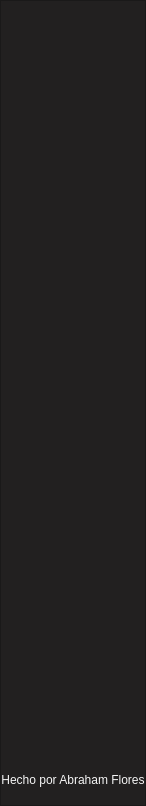
        <widget class="QFrame" name="frame_menu_desplegable">
         <property name="minimumSize">
          <size>
           <width>0</width>
           <height>0</height>
          </size>
         </property>
         <property name="maximumSize">
          <size>
           <width>0</width>
           <height>16777215</height>
          </size>
         </property>
         <property name="styleSheet">
          <string notr="true">QFrame{
	background-color: rgb(34, 32, 32);
}
</string>
         </property>
         <property name="frameShape">
          <enum>QFrame::StyledPanel</enum>
         </property>
         <property name="frameShadow">
          <enum>QFrame::Raised</enum>
         </property>
         <layout class="QVBoxLayout" name="verticalLayout_3">
          <property name="spacing">
           <number>40</number>
          </property>
          <property name="leftMargin">
           <number>0</number>
          </property>
          <property name="topMargin">
           <number>0</number>
          </property>
          <property name="rightMargin">
           <number>0</number>
          </property>
          <property name="bottomMargin">
           <number>0</number>
          </property>
          <item>
           <spacer name="verticalSpacer_14">
            <property name="orientation">
             <enum>Qt::Vertical</enum>
            </property>
            <property name="sizeHint" stdset="0">
             <size>
              <width>20</width>
              <height>80</height>
             </size>
            </property>
           </spacer>
          </item>
          <item>
           <widget class="QPushButton" name="pushButton_3">
            <property name="minimumSize">
             <size>
              <width>70</width>
              <height>65</height>
             </size>
            </property>
            <property name="maximumSize">
             <size>
              <width>16777215</width>
              <height>40</height>
             </size>
            </property>
            <property name="cursor">
             <cursorShape>PointingHandCursor</cursorShape>
            </property>
            <property name="styleSheet">
             <string notr="true">QPushButton{
	
	background-color: rgb(34, 32, 32);
	border: 0px;
	image: url(:/iconos/home2.png);
	
}
QPushButton:hover{
	background-color: rgb(34, 32, 32);
	border: 10px;
	
	image: url(:/iconos/home.png);
}

</string>
            </property>
            <property name="text">
             <string/>
            </property>
           </widget>
          </item>
          <item>
           <widget class="QPushButton" name="pushButton_4">
            <property name="minimumSize">
             <size>
              <width>70</width>
              <height>65</height>
             </size>
            </property>
            <property name="maximumSize">
             <size>
              <width>16777215</width>
              <height>40</height>
             </size>
            </property>
            <property name="cursor">
             <cursorShape>PointingHandCursor</cursorShape>
            </property>
            <property name="styleSheet">
             <string notr="true">QPushButton{
	
	background-color: rgb(34, 32, 32);
	border: 0px;
	
	image: url(:/Menu/training2.png);
	
}
QPushButton:hover{
	background-color: rgb(34, 32, 32);
	border: 10px;
	
	image: url(:/Menu/training.png);
}

</string>
            </property>
            <property name="text">
             <string/>
            </property>
           </widget>
          </item>
          <item>
           <widget class="QPushButton" name="pushButton_5">
            <property name="minimumSize">
             <size>
              <width>70</width>
              <height>65</height>
             </size>
            </property>
            <property name="maximumSize">
             <size>
              <width>16777215</width>
              <height>40</height>
             </size>
            </property>
            <property name="cursor">
             <cursorShape>PointingHandCursor</cursorShape>
            </property>
            <property name="styleSheet">
             <string notr="true">QPushButton{
	
	background-color: rgb(34, 32, 32);
	border: 0px;
	
	image: url(:/Menu/desafio2.png);
	
}
QPushButton:hover{
	background-color: rgb(34, 32, 32);
	border: 10px;
	
	image: url(:/Menu/desafio.png);
}

</string>
            </property>
            <property name="text">
             <string/>
            </property>
           </widget>
          </item>
          <item>
           <widget class="QPushButton" name="pushButton_6">
            <property name="minimumSize">
             <size>
              <width>70</width>
              <height>65</height>
             </size>
            </property>
            <property name="maximumSize">
             <size>
              <width>16777215</width>
              <height>40</height>
             </size>
            </property>
            <property name="cursor">
             <cursorShape>PointingHandCursor</cursorShape>
            </property>
            <property name="styleSheet">
             <string notr="true">QPushButton{
	
	background-color: rgb(34, 32, 32);
	border: 0px;
	
	image: url(:/Menu/Posiciones (1).png);
	
}
QPushButton:hover{
	background-color: rgb(34, 32, 32);
	border: 10px;
	image: url(:/Menu/Posiciones (2).png);
}

</string>
            </property>
            <property name="text">
             <string/>
            </property>
           </widget>
          </item>
          <item>
           <widget class="QPushButton" name="pushButton_8">
            <property name="minimumSize">
             <size>
              <width>70</width>
              <height>65</height>
             </size>
            </property>
            <property name="maximumSize">
             <size>
              <width>16777215</width>
              <height>40</height>
             </size>
            </property>
            <property name="cursor">
             <cursorShape>PointingHandCursor</cursorShape>
            </property>
            <property name="styleSheet">
             <string notr="true">QPushButton{
	
	background-color: rgb(34, 32, 32);
	border: 0px;
	
	image: url(:/Menu/infoUser (2).png);
	
}
QPushButton:hover{
	background-color: rgb(34, 32, 32);
	border: 10px;
	
	image: url(:/Menu/infoUser (1).png);
}

</string>
            </property>
            <property name="text">
             <string/>
            </property>
           </widget>
          </item>
          <item>
           <widget class="QPushButton" name="pushButton_9">
            <property name="minimumSize">
             <size>
              <width>70</width>
              <height>65</height>
             </size>
            </property>
            <property name="maximumSize">
             <size>
              <width>16777215</width>
              <height>40</height>
             </size>
            </property>
            <property name="cursor">
             <cursorShape>PointingHandCursor</cursorShape>
            </property>
            <property name="styleSheet">
             <string notr="true">QPushButton{
	
	background-color: rgb(34, 32, 32);
	border: 0px;
	image: url(:/Menu/CerrarSesion2.png);
	
}
QPushButton:hover{
	background-color: rgb(34, 32, 32);
	border: 10px;
	
	image: url(:/Menu/CerrarSesion.png);
}

</string>
            </property>
            <property name="text">
             <string/>
            </property>
           </widget>
          </item>
          <item>
           <spacer name="verticalSpacer_15">
            <property name="orientation">
             <enum>Qt::Vertical</enum>
            </property>
            <property name="sizeHint" stdset="0">
             <size>
              <width>20</width>
              <height>44</height>
             </size>
            </property>
           </spacer>
          </item>
          <item>
           <widget class="QLabel" name="label">
            <property name="minimumSize">
             <size>
              <width>0</width>
              <height>50</height>
             </size>
            </property>
            <property name="styleSheet">
             <string notr="true">QLabel{
	font: 87 8pt &quot;Arial Black&quot;;
	color: whitesmoke;
	border-radius: 15px;
}

QLabel:hover{
	color: rgb(187, 96, 111);
	font: 87 10pt &quot;Arial Black&quot;;
	border-radius: 15px;
}</string>
            </property>
            <property name="text">
             <string>Hecho por Abraham Flores</string>
            </property>
            <property name="alignment">
             <set>Qt::AlignCenter</set>
            </property>
           </widget>
          </item>
         </layout>
        </widget>
